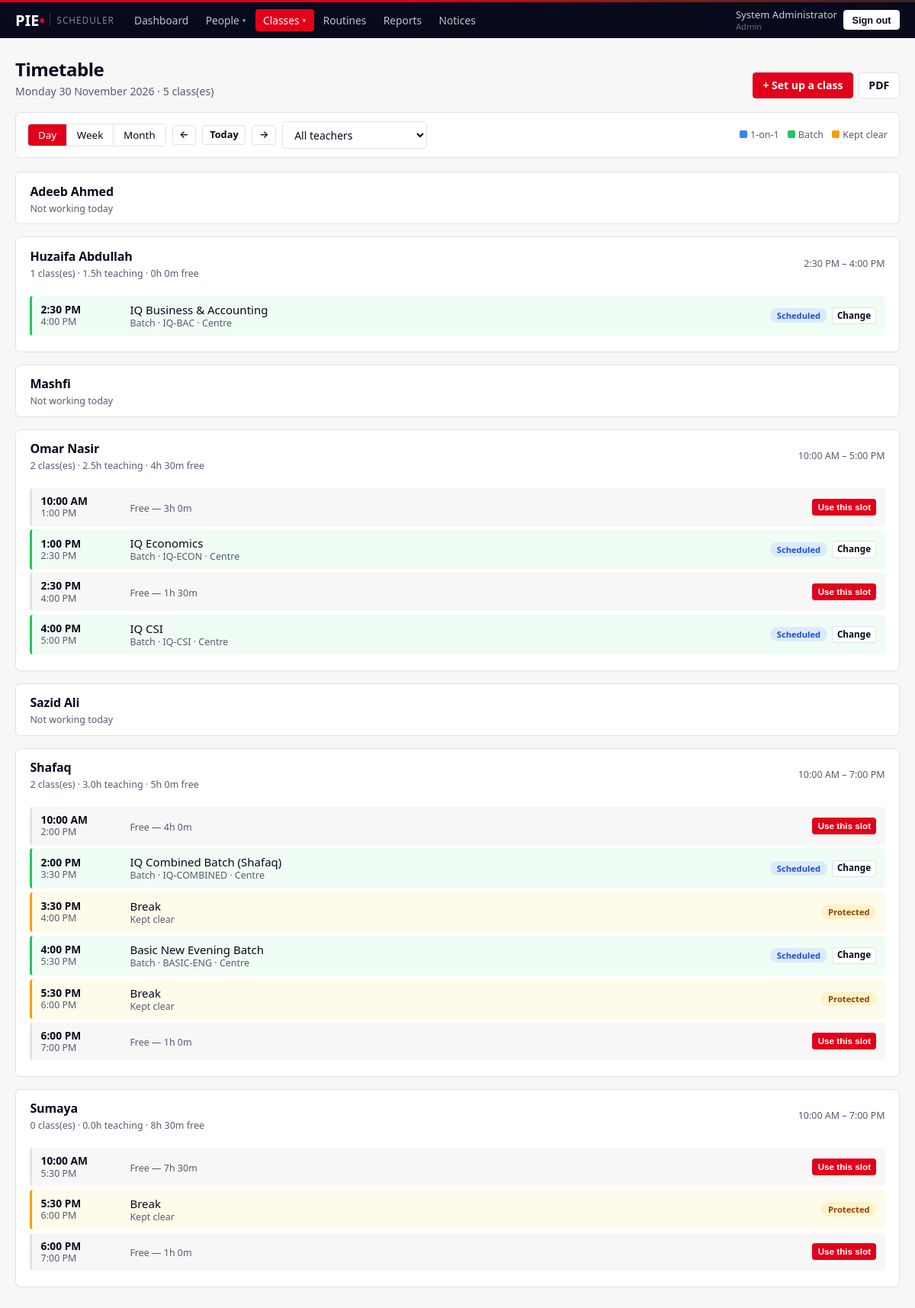
Screenshot of /admin/schedule?view=day (signed in) with the database file from the repository.
### models.py (models this page shows, shortened)
class User(UserMixin, db.Model):
    __tablename__ = "user"
    id           = db.Column(db.Integer, primary_key=True)
    username     = db.Column(db.String(64), unique=True, nullable=False, index=True)
    password_hash= db.Column(db.String(255), nullable=False)
    full_name    = db.Column(db.String(120), nullable=False)
    role         = db.Column(db.String(16), nullable=False, index=True)
    status       = db.Column(db.String(16), default="ACTIVE", nullable=False, index=True)
    phone        = db.Column(db.String(32))
    email        = db.Column(db.String(120))
    branch       = db.Column(db.String(32), index=True)
    subjects     = db.Column(db.String(255))          # teachers only
    max_daily_hours = db.Column(db.Float, default=8.0)# teachers only
    days_off     = db.Column(db.String(32))           # teachers: "0,3" = Mon,Thu
    work_hours   = db.Column(db.String(255))          # "0=10:00-20:00;1=14:00-20:00"
    initial_password = db.Column(db.String(64))
    created_at   = db.Column(db.DateTime, default=datetime.utcnow)
    @property
    def is_active(self):
        return self.status == "ACTIVE"
    @property
    def is_admin(self):
        return self.role == "ADMIN"
    @property
    def off_days(self):
        if not self.days_off:
            return set()
        return {int(x) for x in self.days_off.split(",") if x.strip().isdigit()}
    @property
    def hours_map(self):
        from datetime import time as _t
        out = {}
        if not self.work_hours:
            return out
        for chunk in self.work_hours.split(";"):
            if "=" not in chunk:
                continue
            day, span = chunk.split("=", 1)
            if "-" not in span or not day.strip().isdigit():
                continue
            a, b = span.split("-", 1)
            try:
                ah, am = [int(x) for x in a.strip().split(":")]
                bh, bm = [int(x) for x in b.strip().split(":")]
                out[int(day)] = (_t(ah, am), _t(bh, bm))
            except ValueError:
                continue
        return out
    def hours_on(self, d):
        wd = d.weekday() if hasattr(d, "weekday") else d
        if wd in self.off_days:
            return None
        return self.hours_map.get(wd)

class ClassSchedule(db.Model):
    __tablename__ = "class_schedule"
    id           = db.Column(db.Integer, primary_key=True)
    date         = db.Column(db.Date, nullable=False, index=True)
    start_time   = db.Column(db.Time, nullable=False)
    end_time     = db.Column(db.Time, nullable=False)
    duration_mins= db.Column(db.Integer, nullable=False)
    task         = db.Column(db.String(200))
    class_type   = db.Column(db.String(20), nullable=False, default="1-on-1")
    venue        = db.Column(db.String(80), default="Centre")
    room         = db.Column(db.String(100))          # typed per date by admin
    teacher_id   = db.Column(db.Integer, db.ForeignKey("user.id"), nullable=False, index=True)
    course_id    = db.Column(db.Integer, db.ForeignKey("course.id"), nullable=True)
    student_id   = db.Column(db.Integer, db.ForeignKey("user.id"), nullable=True, index=True)
    status       = db.Column(db.String(30), default="Scheduled", index=True)
    notes        = db.Column(db.Text)
    group_id     = db.Column(db.Integer, db.ForeignKey("class_group.id"), index=True)
    slot_id      = db.Column(db.Integer, db.ForeignKey("class_slot.id"))
    created_by   = db.Column(db.Integer, db.ForeignKey("user.id"))
    created_at   = db.Column(db.DateTime, default=datetime.utcnow)
    teacher = db.relationship("User", foreign_keys=[teacher_id],
                              backref=db.backref("teacher_schedules", cascade="all, delete-orphan"))
    student = db.relationship("User", foreign_keys=[student_id],
                              backref=db.backref("student_schedules", lazy="dynamic"))
    course  = db.relationship("Course", backref=db.backref("schedules", cascade="all, delete-orphan"))
    att_records = db.relationship("ScheduleAttendance", backref="schedule",
                                  cascade="all, delete-orphan")

class Course(db.Model):
    __tablename__ = "course"
    id           = db.Column(db.Integer, primary_key=True)
    course_code  = db.Column(db.String(32), unique=True, nullable=False)
    course_name  = db.Column(db.String(160), nullable=False)
    description  = db.Column(db.Text)          # what the course is, in prose
    mnemonic       = db.Column(db.String(40))    # e.g. 03 IFY MDH
    awarding_body  = db.Column(db.String(120))   # e.g. INTO Qualifications
    level          = db.Column(db.String(80))    # e.g. RQF Level 3
    credits        = db.Column(db.Integer)
    learning_hours = db.Column(db.Integer)
    assessment     = db.Column(db.Text)          # one line per component
    outcomes       = db.Column(db.Text)          # one line per outcome
    branch       = db.Column(db.String(32))
    is_archived  = db.Column(db.Boolean, default=False, nullable=False)
    created_at   = db.Column(db.DateTime, default=datetime.utcnow)

class TeacherBlock(db.Model):
    __tablename__ = "teacher_block"
    id         = db.Column(db.Integer, primary_key=True)
    teacher_id = db.Column(db.Integer, db.ForeignKey("user.id"),
                           nullable=False, index=True)
    label      = db.Column(db.String(120), nullable=False, default="Break")
    weekday    = db.Column(db.Integer)          # None = every working day
    start_time = db.Column(db.Time, nullable=False)
    end_time   = db.Column(db.Time, nullable=False)
    on_date    = db.Column(db.Date)             # set for a one-off block
    created_at = db.Column(db.DateTime, default=datetime.utcnow)
    teacher = db.relationship("User", backref=db.backref(
        "blocks", cascade="all, delete-orphan"))
    def applies_on(self, d):
        if self.on_date:
            return self.on_date == d
        if self.weekday is None:
            return True
        return d.weekday() == self.weekday

### views_admin.py (the view)
@bp.route("/admin/schedule")
@login_required
@admin_only
def calendar():
    view   = request.args.get("view", "week")
    anchor = parse_date(request.args.get("date")) or date.today()
    tid    = request.args.get("teacher_id", type=int)
    today  = date.today()
    if view == "day":
        start = end = anchor
    elif view == "month":
        start = anchor.replace(day=1)
        nxt   = (start + timedelta(days=32)).replace(day=1)
        end   = nxt - timedelta(days=1)
    else:
        view  = "week"
        start = anchor - timedelta(days=anchor.weekday())
        end   = start + timedelta(days=6)
    q = ClassSchedule.query.filter(ClassSchedule.date >= start,
                                   ClassSchedule.date <= end)
    if tid:
        q = q.filter_by(teacher_id=tid)
    rows = q.order_by(ClassSchedule.date, ClassSchedule.start_time).all()
    days = {}
    d = start
    while d <= end:
        days[d] = []
        d += timedelta(days=1)
    for r in rows:
        if r.date in days:
            days[r.date].append(r)
    timelines = []
    if view == "day":
        pool = ([db.session.get(User, tid)] if tid else active_teachers())
        for t in pool:
            if t:
                timelines.append({"teacher": t, "tl": day_timeline(t.id, anchor)})
    step = {"day": timedelta(days=1), "week": timedelta(days=7),
            "month": timedelta(days=31)}[view]
    prev_d = (start - timedelta(days=1)) if view == "month" else (anchor - step)
    next_d = (end + timedelta(days=1)) if view == "month" else (anchor + step)
    return render_template("admin/calendar.html",
                           view=view, days=days, start=start, end=end,
                           anchor=anchor, prev_d=prev_d, next_d=next_d,
                           filter_tid=tid, today=today, timelines=timelines,
                           total=len(rows), **_lists())

### templates/admin/calendar.html (shortened to what this page needs)
{% extends "base.html" %}
{% import "partials/macros.html" as m %}
{% block content %}
<div class="page-head">
  <div>
    <h1 class="page-title">Timetable</h1>
    <p class="page-sub">
      {% if view == 'day' %}{{ start.strftime('%A %d %B %Y') }}
      {% elif view == 'month' %}{{ start.strftime('%B %Y') }}
      {% else %}{{ start.strftime('%d %b') }} &ndash; {{ end.strftime('%d %b %Y') }}{% endif %}
      &middot; {{ total }} class(es)
    </p>
  </div>
  <div class="head-actions">
    <a class="btn btn-primary" href="{{ url_for('admin.class_new') }}">+ Set up a class</a>
    <a class="btn btn-outline"
       href="{{ url_for('admin.schedule_pdf', start=start.isoformat(),
                        end=end.isoformat(), teacher_id=filter_tid or '') }}">PDF</a>
  </div>
</div>
<div class="panel" style="margin-bottom:1.1rem;padding:.7rem .95rem">
  <form method="get" style="display:flex;gap:.5rem;flex-wrap:wrap;align-items:center">
    <div class="seg">
      {% for v,l in [('day','Day'),('week','Week'),('month','Month')] %}
      <a class="seg-btn {{ 'on' if view == v }}"
         href="{{ url_for('admin.calendar', view=v, date=anchor.isoformat(),
                          teacher_id=filter_tid or '') }}">{{ l }}</a>
      {% endfor %}
    </div>
    <a class="btn btn-outline btn-sm"
       href="{{ url_for('admin.calendar', view=view, date=prev_d.isoformat(),
                        teacher_id=filter_tid or '') }}">&larr;</a>
    <a class="btn btn-outline btn-sm"
       href="{{ url_for('admin.calendar', view=view, teacher_id=filter_tid or '') }}">Today</a>
    <a class="btn btn-outline btn-sm"
       href="{{ url_for('admin.calendar', view=view, date=next_d.isoformat(),
                        teacher_id=filter_tid or '') }}">&rarr;</a>
    <select class="form-select" name="teacher_id" style="max-width:190px"
            onchange="this.form.submit()">
      <option value="">All teachers</option>
    </select>
    <span class="sub" style="margin-left:auto;display:flex;gap:.7rem;flex-wrap:wrap">
      <span><i class="sw" style="background:#3b82f6"></i>1-on-1</span>
      <span><i class="sw" style="background:#22c55e"></i>Batch</span>
      <span><i class="sw" style="background:#f59e0b"></i>Kept clear</span>
    </span>
  </form>
</div>
{% if view == 'day' %}
  {% for row in timelines %}
  {% set tl = row.tl %}
  <div class="panel p-0" style="margin-bottom:1rem">
    <div class="panel-head" style="padding:.85rem 1.15rem .7rem">
      <div>
        <h2 class="panel-title" style="margin:0">{{ row.teacher.full_name }}</h2>
        <span class="sub">
          {% if tl.working %}
            {{ tl.classes }} class(es) &middot; {{ tl.hours }}h teaching &middot;
            {{ (tl.free_mins // 60) }}h {{ tl.free_mins % 60 }}m free
          {% else %}Not working today{% endif %}
        </span>
      </div>
      {% if tl.working %}
      <span class="sub">{{ tl.window[0].strftime('%I:%M %p').lstrip('0') }}
        – {{ tl.window[1].strftime('%I:%M %p').lstrip('0') }}</span>
      {% endif %}
    </div>
    {% if tl.working %}
    <div style="padding:.6rem 1.15rem 1rem">
      {% for it in tl['items'] %}
        {% if it.type == 'class' %}
        <div class="tl-row tl-class {{ 'tl-1on1' if it.obj.class_type == '1-on-1' else 'tl-batch' }}
                    {{ 'tl-off' if it.obj.status == 'Cancelled' }}">
          <div class="tl-time">{{ it.start.strftime('%I:%M %p').lstrip('0') }}
            <span class="sub">{{ it.end.strftime('%I:%M %p').lstrip('0') }}</span></div>
          <div class="tl-body">
            <div class="fw-600">{{ it.obj.task or 'Class' }}</div>
            <div class="sub">
              {{ it.obj.class_type }}
              {% if it.obj.course %} &middot; {{ it.obj.course.course_code }}{% endif %}
              &middot; {{ it.obj.venue }}
            </div>
          </div>
          <div class="tl-end">
            {{ m.pill_sched(it.obj.status) }}
            <a class="btn btn-xs btn-outline"
               href="{{ url_for('admin.edit_schedule', cid=it.obj.id) }}">Change</a>
          </div>
        </div>
        {% elif it.type == 'block' %}
        <div class="tl-row tl-block">
          <div class="tl-time">{{ it.start.strftime('%I:%M %p').lstrip('0') }}
            <span class="sub">{{ it.end.strftime('%I:%M %p').lstrip('0') }}</span></div>
          <div class="tl-body"><div class="fw-600">{{ it.obj.label }}</div>
            <div class="sub">Kept clear</div></div>
          <div class="tl-end"><span class="pill pill-amber">Protected</span></div>
        </div>
        {% else %}
        <div class="tl-row tl-free">
          <div class="tl-time">{{ it.start.strftime('%I:%M %p').lstrip('0') }}
            <span class="sub">{{ it.end.strftime('%I:%M %p').lstrip('0') }}</span></div>
          <div class="tl-body"><span class="sub">Free —
            {{ (it.mins // 60) }}h {{ it.mins % 60 }}m</span></div>
          <div class="tl-end">
            <button type="button" class="btn btn-xs btn-primary fill-btn"
              data-teacher="{{ row.teacher.id }}" data-date="{{ start.isoformat() }}"
              data-from="{{ it.start.strftime('%H:%M') }}"
              data-to="{{ it.end.strftime('%H:%M') }}">Use this slot</button>
          </div>
        </div>
        {% endif %}
      {% endfor %}
    </div>
    {% endif %}
  </div>
  {% endfor %}
{% endif %}
{% endblock %}

### templates/base.html (shortened to what this page needs)
<!DOCTYPE html>
<html lang="en">
<head>
<link rel="stylesheet" href="{{ url_for('static', filename='css/style.css') }}">
</head>
<body>
{% if current_user.is_authenticated %}
<header class="app-bar">
  <div class="bar-inner">
    <a class="wordmark" href="{{ url_for('dashboard') }}">
      PIE<span class="wm-pie"> &bull;</span>
      <span class="wm-app">Scheduler</span>
    </a>
    <nav class="main-nav">
      {% if current_user.is_admin %}
        <a class="nav-link {{ 'active' if request.endpoint == 'admin.overview' }}"
           href="{{ url_for('admin.overview') }}">Dashboard</a>
        <div class="nav-drop">
          <button type="button" class="nav-link nav-drop-btn
            {{ 'active' if request.endpoint and ('student' in request.endpoint
               or 'teacher' in request.endpoint or 'batch' in request.endpoint) }}">
            People <span class="caret">&#9662;</span>
          </button>
        </div>
        <div class="nav-drop">
          <button type="button" class="nav-link nav-drop-btn
            {{ 'active' if request.endpoint and ('course' in request.endpoint
               or 'class' in request.endpoint or 'schedule' in request.endpoint
               or request.endpoint == 'admin.calendar') }}">
            Classes <span class="caret">&#9662;</span>
          </button>
        </div>
        <a class="nav-link {{ 'active' if request.endpoint and 'routines' in request.endpoint }}"
           href="{{ url_for('admin.routines') }}">Routines</a>
        <a class="nav-link {{ 'active' if request.endpoint == 'admin.reports' }}"
           href="{{ url_for('admin.reports') }}">Reports</a>
        <a class="nav-link {{ 'active' if request.endpoint == 'admin.notices' }}"
           href="{{ url_for('admin.notices') }}">Notices</a>
      {% elif current_user.is_viewer %}
        <a class="nav-link {{ 'active' if 'viewer' in (request.endpoint or '') }}"
           href="{{ url_for('viewer.search') }}">Student Records</a>
      {% elif current_user.is_teacher %}
        <a class="nav-link {{ 'active' if request.endpoint == 'teacher.my_schedule' }}"
           href="{{ url_for('teacher.my_schedule') }}">My Schedule</a>
        <a class="nav-link {{ 'active' if request.endpoint in ('teacher.my_courses','teacher.course') }}"
           href="{{ url_for('teacher.my_courses') }}">My Courses</a>
      {% elif current_user.is_student %}
        <a class="nav-link {{ 'active' if request.endpoint == 'student.dashboard' }}"
           href="{{ url_for('student.dashboard') }}">My Learning</a>
      {% endif %}
    </nav>
    <div class="bar-user">
      <span class="who">{{ current_user.full_name }}<em>{{ current_user.role|title }}</em></span>
      <a href="{{ url_for('logout') }}">
        <button class="btn-signout">Sign out</button>
      </a>
    </div>
  </div>
</header>
{% endif %}
<div class="page">
  {% block content %}{% endblock %}
</div>
</body>
</html>

### rows the page displays
User: full_name "System Administrator", role "Admin"
User: teacher.full_name "Adeeb Ahmed"
User: teacher.full_name "Huzaifa Abdullah"
ClassSchedule: start "2:30 PM", end "4:00 PM", obj "IQ Business & Accounting", obj.class_type "Batch", obj.venue "Centre"
Course: obj.course.course_code "IQ-BAC"
User: teacher.full_name "Mashfi"
User: teacher.full_name "Omar Nasir"
ClassSchedule: start "1:00 PM", end "2:30 PM", obj "IQ Economics", obj.class_type "Batch", obj.venue "Centre"
Course: obj.course.course_code "IQ-ECON"
ClassSchedule: start "4:00 PM", end "5:00 PM", obj "IQ CSI", obj.class_type "Batch", obj.venue "Centre"
Course: obj.course.course_code "IQ-CSI"
User: teacher.full_name "Sazid Ali"
User: teacher.full_name "Shafaq"
ClassSchedule: start "2:00 PM", end "3:30 PM", obj "IQ Combined Batch (Shafaq)", obj.class_type "Batch", obj.venue "Centre"
Course: obj.course.course_code "IQ-COMBINED"
TeacherBlock: start "3:30 PM", end "4:00 PM", obj.label "Break"
ClassSchedule: start "4:00 PM", end "5:30 PM", obj "Basic New Evening Batch", obj.class_type "Batch", obj.venue "Centre"
Course: obj.course.course_code "BASIC-ENG"
TeacherBlock: start "5:30 PM", end "6:00 PM", obj.label "Break"
User: teacher.full_name "Sumaya"
TeacherBlock: start "5:30 PM", end "6:00 PM", obj.label "Break"

### other values shown
{{ start.strftime('%A %d %B %Y') }} "Monday 30 November 2026"
{{ total }} "5"
{{ l }} "Day" "Week" "Month"
{{ tl.classes }} "1" "2" "2" "0"
{{ tl.hours }} "1.5" "2.5" "3.0" "0.0"
{{ (tl.free_mins // 60) }} "0" "4" "5" "8"
{{ tl.free_mins % 60 }} "0" "30" "0" "30"
{{ tl.window[0].strftime('%I:%M %p').lstrip('0') }} "2:30 PM" "10:00 AM" "10:00 AM" "10:00 AM"
{{ tl.window[1].strftime('%I:%M %p').lstrip('0') }} "4:00 PM" "5:00 PM" "7:00 PM" "7:00 PM"
{{ it.start.strftime('%I:%M %p').lstrip('0') }} "10:00 AM" "2:30 PM" "10:00 AM" "6:00 PM" "10:00 AM" "6:00 PM"
{{ it.end.strftime('%I:%M %p').lstrip('0') }} "1:00 PM" "4:00 PM" "2:00 PM" "7:00 PM" "5:30 PM" "7:00 PM"
{{ (it.mins // 60) }} "3" "1" "4" "1" "7" "1"
{{ it.mins % 60 }} "0" "30" "0" "0" "30" "0"
